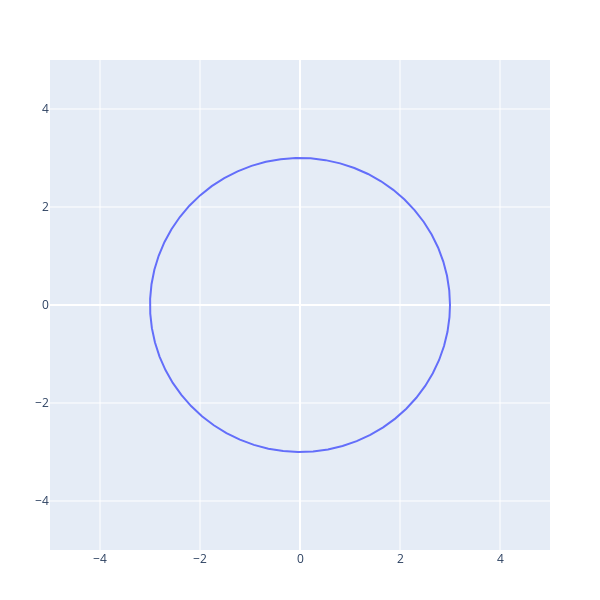

Here is the notebook cell this chart was saved with:
### Code cell
# circle(point(0,0),n∞,1)
circle2d(p1,r=1) = p1 + ((r^2)/2) * n∞
C = circle2d(point(1,0),2)
plot(plotcircle2d(C),LAYOUT)
